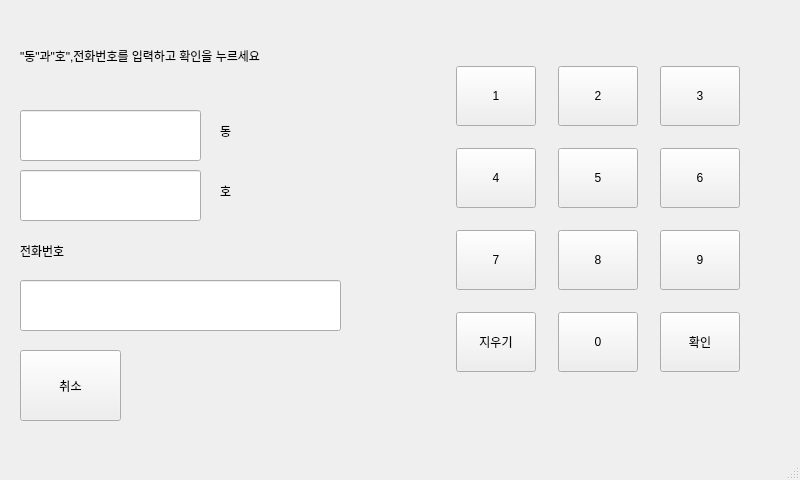
<?xml version="1.0" encoding="UTF-8"?>
<ui version="4.0">
 <class>MainWindow</class>
 <widget class="QMainWindow" name="MainWindow">
  <property name="geometry">
   <rect>
    <x>0</x>
    <y>0</y>
    <width>800</width>
    <height>480</height>
   </rect>
  </property>
  <property name="windowTitle">
   <string>MainWindow</string>
  </property>
  <widget class="QWidget" name="centralwidget">
   <widget class="QLabel" name="lb_call">
    <property name="geometry">
     <rect>
      <x>20</x>
      <y>230</y>
      <width>161</width>
      <height>41</height>
     </rect>
    </property>
    <property name="styleSheet">
     <string notr="true">
font: italic 26pt &quot;PibotoLt&quot;;</string>
    </property>
    <property name="text">
     <string>전화번호</string>
    </property>
   </widget>
   <widget class="QWidget" name="gridLayoutWidget">
    <property name="geometry">
     <rect>
      <x>440</x>
      <y>50</y>
      <width>317</width>
      <height>341</height>
     </rect>
    </property>
    <layout class="QGridLayout" name="gridLayout">
     <item row="0" column="0">
      <widget class="QPushButton" name="pb_1">
       <property name="minimumSize">
        <size>
         <width>45</width>
         <height>45</height>
        </size>
       </property>
       <property name="maximumSize">
        <size>
         <width>80</width>
         <height>60</height>
        </size>
       </property>
       <property name="styleSheet">
        <string notr="true">font: italic 28pt &quot;PibotoLt&quot;;</string>
       </property>
       <property name="text">
        <string>1</string>
       </property>
      </widget>
     </item>
     <item row="1" column="1">
      <widget class="QPushButton" name="pb_5">
       <property name="enabled">
        <bool>true</bool>
       </property>
       <property name="minimumSize">
        <size>
         <width>45</width>
         <height>45</height>
        </size>
       </property>
       <property name="maximumSize">
        <size>
         <width>80</width>
         <height>60</height>
        </size>
       </property>
       <property name="styleSheet">
        <string notr="true">font: italic 28pt &quot;PibotoLt&quot;;</string>
       </property>
       <property name="text">
        <string>5</string>
       </property>
      </widget>
     </item>
     <item row="2" column="0">
      <widget class="QPushButton" name="pb_7">
       <property name="enabled">
        <bool>true</bool>
       </property>
       <property name="minimumSize">
        <size>
         <width>45</width>
         <height>45</height>
        </size>
       </property>
       <property name="maximumSize">
        <size>
         <width>80</width>
         <height>60</height>
        </size>
       </property>
       <property name="styleSheet">
        <string notr="true">font: italic 28pt &quot;PibotoLt&quot;;</string>
       </property>
       <property name="text">
        <string>7</string>
       </property>
      </widget>
     </item>
     <item row="1" column="0">
      <widget class="QPushButton" name="pb_4">
       <property name="enabled">
        <bool>true</bool>
       </property>
       <property name="minimumSize">
        <size>
         <width>45</width>
         <height>45</height>
        </size>
       </property>
       <property name="maximumSize">
        <size>
         <width>80</width>
         <height>60</height>
        </size>
       </property>
       <property name="styleSheet">
        <string notr="true">font: italic 28pt &quot;PibotoLt&quot;;</string>
       </property>
       <property name="text">
        <string>4</string>
       </property>
      </widget>
     </item>
     <item row="3" column="0">
      <widget class="QPushButton" name="pb_delete">
       <property name="enabled">
        <bool>true</bool>
       </property>
       <property name="minimumSize">
        <size>
         <width>45</width>
         <height>45</height>
        </size>
       </property>
       <property name="maximumSize">
        <size>
         <width>80</width>
         <height>60</height>
        </size>
       </property>
       <property name="styleSheet">
        <string notr="true">font: italic 14pt &quot;PibotoLt&quot;;</string>
       </property>
       <property name="text">
        <string>지우기</string>
       </property>
      </widget>
     </item>
     <item row="2" column="1">
      <widget class="QPushButton" name="pb_8">
       <property name="enabled">
        <bool>true</bool>
       </property>
       <property name="minimumSize">
        <size>
         <width>45</width>
         <height>45</height>
        </size>
       </property>
       <property name="maximumSize">
        <size>
         <width>80</width>
         <height>60</height>
        </size>
       </property>
       <property name="styleSheet">
        <string notr="true">font: italic 28pt &quot;PibotoLt&quot;;</string>
       </property>
       <property name="text">
        <string>8</string>
       </property>
      </widget>
     </item>
     <item row="3" column="1">
      <widget class="QPushButton" name="pb_0">
       <property name="enabled">
        <bool>true</bool>
       </property>
       <property name="minimumSize">
        <size>
         <width>45</width>
         <height>45</height>
        </size>
       </property>
       <property name="maximumSize">
        <size>
         <width>80</width>
         <height>60</height>
        </size>
       </property>
       <property name="styleSheet">
        <string notr="true">font: italic 28pt &quot;PibotoLt&quot;;</string>
       </property>
       <property name="text">
        <string>0</string>
       </property>
      </widget>
     </item>
     <item row="1" column="2">
      <widget class="QPushButton" name="pb_6">
       <property name="enabled">
        <bool>true</bool>
       </property>
       <property name="minimumSize">
        <size>
         <width>45</width>
         <height>45</height>
        </size>
       </property>
       <property name="maximumSize">
        <size>
         <width>80</width>
         <height>60</height>
        </size>
       </property>
       <property name="styleSheet">
        <string notr="true">font: italic 28pt &quot;PibotoLt&quot;;</string>
       </property>
       <property name="text">
        <string>6</string>
       </property>
      </widget>
     </item>
     <item row="0" column="2">
      <widget class="QPushButton" name="pb_3">
       <property name="enabled">
        <bool>true</bool>
       </property>
       <property name="minimumSize">
        <size>
         <width>45</width>
         <height>45</height>
        </size>
       </property>
       <property name="maximumSize">
        <size>
         <width>80</width>
         <height>60</height>
        </size>
       </property>
       <property name="styleSheet">
        <string notr="true">font: italic 28pt &quot;PibotoLt&quot;;</string>
       </property>
       <property name="text">
        <string>3</string>
       </property>
      </widget>
     </item>
     <item row="0" column="1">
      <widget class="QPushButton" name="pb_2">
       <property name="enabled">
        <bool>true</bool>
       </property>
       <property name="minimumSize">
        <size>
         <width>45</width>
         <height>45</height>
        </size>
       </property>
       <property name="maximumSize">
        <size>
         <width>80</width>
         <height>60</height>
        </size>
       </property>
       <property name="styleSheet">
        <string notr="true">font: italic 28pt &quot;PibotoLt&quot;;</string>
       </property>
       <property name="text">
        <string>2</string>
       </property>
      </widget>
     </item>
     <item row="2" column="2">
      <widget class="QPushButton" name="pb_9">
       <property name="enabled">
        <bool>true</bool>
       </property>
       <property name="minimumSize">
        <size>
         <width>45</width>
         <height>45</height>
        </size>
       </property>
       <property name="maximumSize">
        <size>
         <width>80</width>
         <height>60</height>
        </size>
       </property>
       <property name="styleSheet">
        <string notr="true">font: italic 28pt &quot;PibotoLt&quot;;</string>
       </property>
       <property name="text">
        <string>9</string>
       </property>
      </widget>
     </item>
     <item row="3" column="2">
      <widget class="QPushButton" name="pb_check">
       <property name="enabled">
        <bool>true</bool>
       </property>
       <property name="minimumSize">
        <size>
         <width>45</width>
         <height>45</height>
        </size>
       </property>
       <property name="maximumSize">
        <size>
         <width>80</width>
         <height>60</height>
        </size>
       </property>
       <property name="styleSheet">
        <string notr="true">font: italic 14pt &quot;PibotoLt&quot;;</string>
       </property>
       <property name="text">
        <string>확인</string>
       </property>
      </widget>
     </item>
    </layout>
   </widget>
   <widget class="QPushButton" name="pb_cancel">
    <property name="geometry">
     <rect>
      <x>20</x>
      <y>350</y>
      <width>101</width>
      <height>71</height>
     </rect>
    </property>
    <property name="styleSheet">
     <string notr="true">font: italic 18pt &quot;PibotoLt&quot;;
</string>
    </property>
    <property name="text">
     <string>취소</string>
    </property>
   </widget>
   <widget class="QLabel" name="label">
    <property name="geometry">
     <rect>
      <x>20</x>
      <y>30</y>
      <width>401</width>
      <height>51</height>
     </rect>
    </property>
    <property name="styleSheet">
     <string notr="true">
font: italic 14pt &quot;PibotoLt&quot;;
</string>
    </property>
    <property name="text">
     <string>&quot;동&quot;과&quot;호&quot;,전화번호를 입력하고 확인을 누르세요</string>
    </property>
   </widget>
   <widget class="QLabel" name="lb_call_2">
    <property name="geometry">
     <rect>
      <x>220</x>
      <y>110</y>
      <width>41</width>
      <height>41</height>
     </rect>
    </property>
    <property name="styleSheet">
     <string notr="true">font: italic 26pt &quot;PibotoLt&quot;;
</string>
    </property>
    <property name="text">
     <string>동</string>
    </property>
   </widget>
   <widget class="QLabel" name="lb_call_3">
    <property name="geometry">
     <rect>
      <x>220</x>
      <y>170</y>
      <width>41</width>
      <height>41</height>
     </rect>
    </property>
    <property name="styleSheet">
     <string notr="true">
font: italic 26pt &quot;PibotoLt&quot;;</string>
    </property>
    <property name="text">
     <string>호</string>
    </property>
   </widget>
   <widget class="QLineEdit" name="le_dong">
    <property name="geometry">
     <rect>
      <x>20</x>
      <y>110</y>
      <width>181</width>
      <height>51</height>
     </rect>
    </property>
    <property name="styleSheet">
     <string notr="true">font: italic 24pt &quot;PibotoLt&quot;;</string>
    </property>
    <property name="text">
     <string/>
    </property>
   </widget>
   <widget class="QLineEdit" name="le_dong_2">
    <property name="geometry">
     <rect>
      <x>20</x>
      <y>170</y>
      <width>181</width>
      <height>51</height>
     </rect>
    </property>
    <property name="styleSheet">
     <string notr="true">font: italic 24pt &quot;PibotoLt&quot;;</string>
    </property>
    <property name="text">
     <string/>
    </property>
   </widget>
   <widget class="QLineEdit" name="le_call">
    <property name="geometry">
     <rect>
      <x>20</x>
      <y>280</y>
      <width>321</width>
      <height>51</height>
     </rect>
    </property>
    <property name="styleSheet">
     <string notr="true">font: italic 24pt &quot;PibotoLt&quot;;</string>
    </property>
    <property name="text">
     <string/>
    </property>
   </widget>
  </widget>
  <widget class="QMenuBar" name="menubar">
   <property name="geometry">
    <rect>
     <x>0</x>
     <y>0</y>
     <width>800</width>
     <height>27</height>
    </rect>
   </property>
  </widget>
  <widget class="QStatusBar" name="statusbar"/>
 </widget>
 <resources/>
 <connections/>
</ui>
